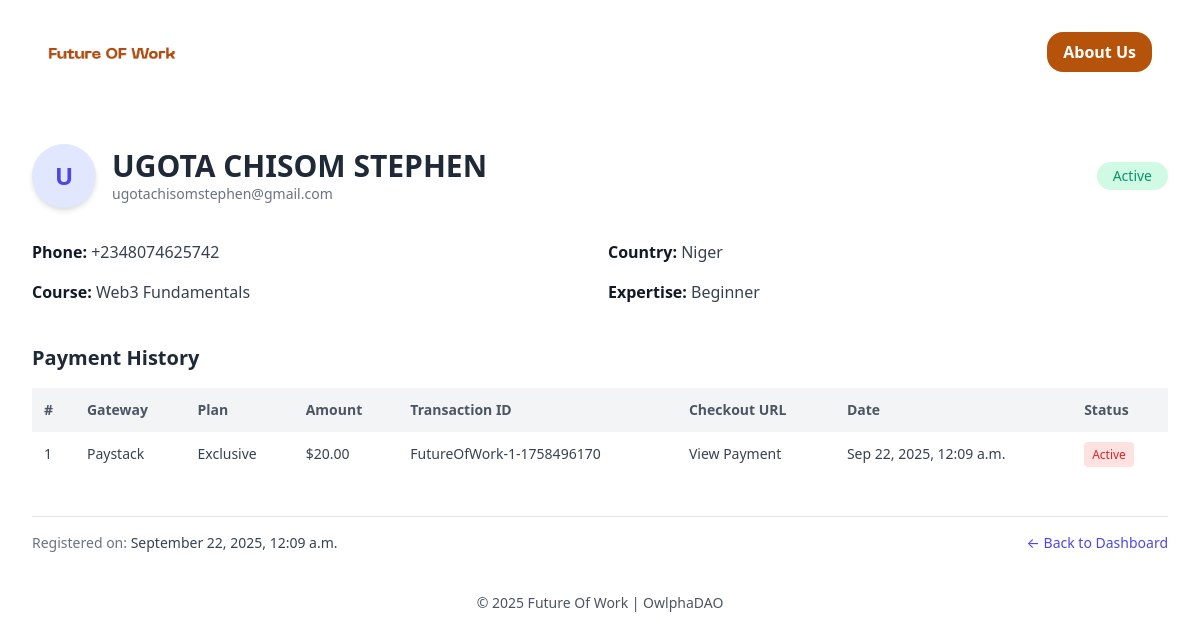
The app's page /dashboard/student/UGOTA CHISOM STEPHEN/1/ with its own data.
### future_of_work/models.py (models this page shows, shortened)
class Future_Of_Work(models.Model):
    COURSE_CHOICES = [
        ('', 'Select course type...'),
        ('web3', 'Web3 Fundamentals'),
        ('dao', 'DAO Governance'),
        ('metaverse', 'Metaverse Collaboration'),
        ('blockchain', 'Blockchain Development'),
    ]
    PLAN_CHOICES = [
        ('', 'Select plan...'),
        ('basic', 'Basic Plan'),
        ('pro', 'Pro Plan'),
        ('exclusive', 'Exclusive'),
    ]
    EXPERTISE_CHOICES = [
        ('', 'Select your level...'),
        ('beginner', 'Beginner'),
        ('intermediate', 'Intermediate'),
        ('advanced', 'Advanced'),
    ]
    STATUS_CHOICES = [
        ("pending", "Pending"),
        ("active", "Active"),
        ("failed", "Failed"),
    ]
    PAYMENT_GATEWAYS = [
        ("helio", "Helio"),
        ("paystack", "Paystack"),
        ("opay", "OPay"),
    ]
    PLAN_FEES = {
        'basic': Decimal("0.00"),
        'pro': Decimal("2.00"),
        'exclusive': Decimal("20.00")
    }
    name = models.CharField(max_length=50)
    email = models.EmailField(
        blank=False,
        unique=True,
        error_messages={
            'unique': "Email Address already exists."
        }
    )
    phone = PhoneNumberField(
        unique=True,
        error_messages={
            'unique': "Phone number already exists."
        }
    )
    country = CountryField(blank_label='Select your country')
    course_type = models.CharField(max_length=20, choices=COURSE_CHOICES, default="")
    plan_preference = models.CharField(max_length=20, choices=PLAN_CHOICES, default="")
    expertise = models.CharField(max_length=20, choices=EXPERTISE_CHOICES, default="")
    transaction_id = models.CharField(max_length=255, blank=True, null=True, unique=True)
    created_at = models.DateTimeField(auto_now_add=True)
    checkout_url = models.URLField(null=True, blank=True)
    fee = models.DecimalField(max_digits=6, decimal_places=2, default=Decimal("0.00"))
    status = models.CharField(max_length=10, choices=STATUS_CHOICES, default="pending")
    gateway = models.CharField(max_length=20, choices=PAYMENT_GATEWAYS, blank=True, null=True)

### future_of_work/views.py (the view)
# urls.py: path('dashboard/student/<str:name>/<int:pk>/', views.student_detail, name='student_detail'),
def student_detail(request, pk, name):
    user = get_object_or_404(Future_Of_Work, id=pk, name=name)
    user_payments = Future_Of_Work.objects.filter(email=user.email).order_by("-created_at")
    context ={
        'user': user,
        'user_payments': user_payments,
        'title': f'Future Of Work - {user.name}',
    }
    return render(request, 'pages/student_detail.html', context)

### future_of_work/templates/pages/student_detail.html (shortened to what this page needs)
{% load static %}
{% load custom_filters %}
<!DOCTYPE html>
<html lang="en">
    <head>
        <link rel = "stylesheet" href="https://unpkg.com/boxicons@2.1.4/css/boxicons.min.css">
        <link rel = "stylesheet" href="https://cdn.jsdelivr.net/npm/bootstrap-icons@1.11.3/font/bootstrap-icons.min.css">
        <link href="https://cdn.jsdelivr.net/npm/tailwindcss@2.2.19/dist/tailwind.min.css" rel="stylesheet">
    </head>
    <body>
        <div>
            <nav class="flex items-center justify-between w-full px-12 py-8 bg-white">
                <a href="{% url 'admin_dashboard' %}">
                    <img src="{% static 'Future OF Works.png' %}" alt="OwlphaDAO Future of Work Logo" class="w-32 h-4 object-contain">
                </a>
                <a href="https://owlphadao.com/about" class="px-4 py-2 bg-yellow-700 text-white font-extrabold rounded-2xl cursor-pointer transition duration-400 hover:bg-yellow-800 text-sm md:text-base">
                    About Us
                </a>
            </nav>
        </div>
        <div class="w-full bg-white rounded-2xl p-8 mt-2 animate-fade-in">
            <div class="flex items-center justify-between mb-8">
                <div class="flex items-center space-x-4">
                    <div class="h-16 w-16 rounded-full bg-indigo-100 flex items-center justify-center text-indigo-600 text-2xl font-bold shadow-md">
                        {{ user.name|slice:":1" }}
                    </div>
                    <div>
                        <h2 class="text-3xl font-bold text-gray-800">{{ user.name }}</h2>
                        <p class="text-sm text-gray-500">{{ user.email }}</p>
                    </div>
                </div>
                <span class="px-4 py-1 text-sm rounded-full
                    {% if user.status == 'active' %} bg-green-100 text-green-600
                    {% elif user.status == 'pending' %} bg-yellow-100 text-yellow-600
                    {% else %} bg-red-100 text-red-600 {% endif %}">
                    {{ user.get_status_display }}
                </span>
            </div>
            <div class="grid grid-cols-1 md:grid-cols-2 gap-4 text-gray-700">
                <p><span class="font-semibold text-gray-900">Phone:</span> {{ user.phone }}</p>
                <p><span class="font-semibold text-gray-900">Country:</span> {{ user.country.name }}</p>
                <p><span class="font-semibold text-gray-900">Course:</span> {{ user.get_course_type_display }}</p>
                <p><span class="font-semibold text-gray-900">Expertise:</span> {{ user.get_expertise_display }}</p>
            </div>
            <div class="mt-10">
                <h3 class="text-xl font-semibold text-gray-800 mb-4">Payment History</h3>
                <div class="overflow-x-auto">
                    <table class="min-w-full border-collapse">
                        <thead>
                            <tr class="bg-gray-100 text-left text-sm font-semibold text-gray-600">
                                <th class="p-3">#</th>
                                <th class="p-3">Gateway</th>
                                <th class="p-3">Plan</th>
                                <th class="p-3">Amount</th>
                                <th class="p-3">Transaction ID</th>
                                <th class="p-3">Checkout URL</th>
                                <th class="p-3">Date</th>
                                <th class="p-3">Status</th>
                            </tr>
                        </thead>
                        <tbody class="text-sm text-gray-700 divide-y divide-gray-200">
                            {% for payment in user_payments %}
                            <tr>
                                <td class="p-3">{{ forloop.counter }}</td>
                                <td class="p-3">{{ payment.get_gateway_display }}</td>
                                <td class="p-3">{{ payment.get_plan_preference_display }}</td>
                                <td class="p-3">${{ payment.fee }}</td>
                                <td class="p-3">{{ payment.transaction_id }}</td>
                                <td class="p-3"><a href="{{ payment.checkout_url }}" target="_blank">View Payment</a></td>
                                <td class="p-3">{{ payment.created_at|date:"M j, Y, g:i a" }}</td>
                                <td class="p-3">
                                    <span class="px-2 py-1 rounded text-xs
                                        {% if payment.status == 'success' %} bg-green-100 text-green-600
                                        {% elif payment.status == 'pending' %} bg-yellow-100 text-yellow-600
                                        {% else %} bg-red-100 text-red-600 {% endif %}">
                                        {{ payment.get_status_display }}
                                    </span>
                                </td>
                            </tr>
                            {% empty %}
                            <tr>
                                <td colspan="8" class="p-3 text-center text-gray-500">No payments found</td>
                            </tr>
                            {% endfor %}
                        </tbody>
                    </table>
                </div>
            </div>
            <div class="mt-10 border-t pt-4 text-sm text-gray-500 flex justify-between items-center">
                <p>Registered on: <span class="font-medium text-gray-700">{{ user.created_at|date:"F j, Y, g:i a" }}</span></p>
                <a href="{% url 'admin_dashboard' %}" class="text-indigo-600 hover:underline">← Back to Dashboard</a>
            </div>
        </div>
        <footer class="py-2 mt-auto text-center">
            <h3 class="text-sm text-gray-600">
                &copy; {% now 'Y' %} Future Of Work | OwlphaDAO
            </h3>
        </footer>
    </body>
</html>

### future_of_work/templates/pages/student_detail.html (style rules this page uses)
.animate-fade-in { animation: fade-in 0.6s ease-in-out; }

### records on screen
Future_Of_Work: name "U", name "UGOTA CHISOM STEPHEN", email "ugotachisomstephen@gmail.com", status "Active", phone "+2348074625742", country.name "Niger", course_type "Web3 Fundamentals", expertise "Beginner", gateway "Paystack", plan_preference "Exclusive", fee "20.00", transaction_id "FutureOfWork-1-1758496170", created_at "Sep 22, 2025, 12:09 a.m.", created_at "September 22, 2025, 12:09 a.m."
